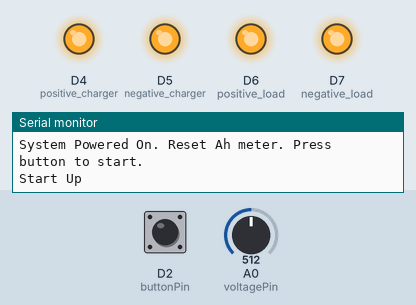
The sketch below on a simulated Arduino Uno R4 Minima. On the bench: output pins drawn as LEDs (lit = HIGH), the last lines printed to the serial monitor. The inputs (shaded band) are chosen by the test bench; at power-on: D2 (buttonPin) HIGH, A0 (voltagePin) = 512 (analog values on the 0–1023 scale).

Above: at 1.2 s.
1.3 s: D2 (buttonPin) pulled LOW for 3.2 s
At 5.9 s:
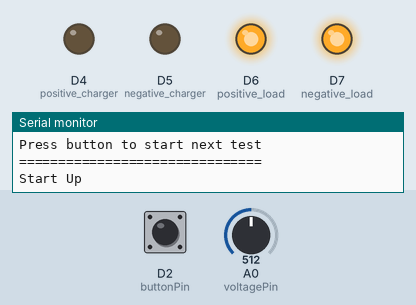
Timing chart, 0 to 7.4 s (numbered marks = the images above; inputs shaded):
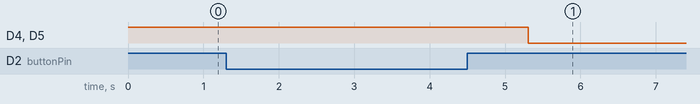

Measured:
- after the input at 1.3 s, D4 (positive_charger), D5 (negative_charger): HIGH → LOW after 4.0 s

The sketch:

battery_code.ino
```cpp
//LOAD DRAWS 25 AMPS FORM THE LOAD
/*| Arduino Pin | Connects To                            |
| ----------- | -------------------------------------- |
| Pin 2       | Button → Other side of button to GND   |
| Pin 4       | Relay IN1 (controls positive charger)  |
| Pin 5       | Relay IN2 (controls negative charger)  |
| Pin 6       | Relay IN3 (controls positive load)     |
| Pin 7       | Relay IN4 (controls negative load)     |
| A0          | Middle of voltage divider from battery |
*/

// Relay Control Pins
const int positive_charger = 4;
const int negative_charger = 5;
const int positive_load = 6;
const int negative_load = 7;
const int buttonPin = 2;
const int voltagePin = A0;

// Voltage Divider Resistor Values
const float R1 = 2157.0;  // 2.12k ohms (from battery + to A0)
const float R2 = 984.0;   // 0.977k ohms (from A0 to GND)

// Calculate voltage divider factor:
const float voltageDividerFactor = 3.358; //(R1 + R2) / R2; //=3.2

int raw = 0;
float dividedVoltage = 0.0;

// Voltage thresholds
const float chargedThreshold = 12.3;
const float lowVoltageThreshold = 9.5;

void setup() {
  Serial.begin(9600);               // Start serial for debugging
  analogReadResolution(10);
  pinMode(positive_charger, OUTPUT);
  pinMode(negative_charger, OUTPUT);
  pinMode(positive_load, OUTPUT);
  pinMode(negative_load, OUTPUT);

  pinMode(buttonPin, INPUT_PULLUP);  // Button with internal pull-up resistor

  allOff();                         // Turn off all relays at start

  Serial.println("System Powered On. Reset Ah meter. Press button to start.");

  // Wait until button is pressed (buttonPin LOW)
  // while (digitalRead(buttonPin) == HIGH) { // should be at the top of loop, shld start the loop !!!!!!!
  // analogReadResolution(10); //change to 10-bit resolution necessary for the uno r4 but not supported by the old uno
  // analogReference(AR_DEFAULT); //Set Analog Reference to 5V
}

void loop() {
  // wait for button to be pressed
  //turn charger off, load on
  //loop waiting for the battery to be discharged
  //after loop is done, turn load off charger on, print how long test took

  // Wait for button to be pressed
  Serial.print("Start Up");
  while (digitalRead(buttonPin) == HIGH) {
    delay(10);
  }

  Serial.println("Button pressed! Starting discharge test...");

  // Record start time
  unsigned long startTime = millis();

  // Turn charger off, load on
  powerLoad();
  Serial.println("Load activated, charger deactivated");

  // Loop waiting for the battery to be discharged
  Serial.println("Monitoring battery discharge...");
  while (true) {
    float voltage = readBatteryVoltage();
    Serial.print("Raw Measure: ");
    Serial.println(raw);
    Serial.print("Analog Measure: ");
    Serial.println(dividedVoltage);
    Serial.print("Current voltage: ");
    Serial.println(voltage);

    // Check if battery is discharged to threshold
    if (voltage <= lowVoltageThreshold) {
      Serial.println("Battery discharged to threshold!");
      break;
    }

    delay(1000); // Checks voltage every 1 second
  }

  // After loop is done, turn load off charger on, print how long test took
  unsigned long endTime = millis();
  unsigned long testDuration = endTime - startTime;

  allOff(); // Turn off load
  delay(1000);
  chargeBattery(); // Turn on charger

  Serial.println("DISCHARGE COMPLETE");
  Serial.print("Test duration: ");
  /*Serial.print(testDuration / 1000.0);
  Serial.println(" seconds");
  Serial.print("Test duration: ");
  Serial.print(testDuration / 60000.0); // Convert to minutes
  Serial.println(" minutes");*/
  Serial.print (testDuration / (60*1000));
  Serial.print(" minutes, ");
  Serial.print((testDuration % (60*1000))/1000);
  Serial.println(" seconds.");
  Serial.println("Battery is now charging...");
  Serial.println("Press button to start next test");
  Serial.println("===============================");
}

void chatgptloop() {
  float voltage = readBatteryVoltage();
  Serial.print("Battery Voltage: ");
  Serial.println(voltage);

  if (voltage > chargedThreshold) {
    Serial.println("Battery charged. Powering load...");
    powerLoad();

    delay(2000);  // Let voltage settle after turning on load

    voltage = readBatteryVoltage();
    Serial.print("Voltage under load: ");
    Serial.println(voltage);

    if (voltage < lowVoltageThreshold) { // new loop: keeps going on until the voltage is below the min voltage
      shutdownAll("Voltage dropped too low under load");
      return;
    }

    Serial.println("Entering 'wait and see' mode...");
    delay(3000);  // Wait and observe voltage

    voltage = readBatteryVoltage();
    Serial.print("Observed voltage: ");
    Serial.println(voltage);

    if (voltage < lowVoltageThreshold) {
      shutdownAll("Voltage too low after wait");
      return;
    }

    Serial.println("Battery holding up. Ending cycle safely.");
    shutdownAll("Ending cycle.");
    return;

  } else {
    Serial.println("Battery not charged enough. Waiting and charging.");
    allOff();
  }
}

void allOff() {
  digitalWrite(positive_charger, HIGH);
  digitalWrite(negative_charger, HIGH);
  digitalWrite(positive_load, HIGH);
  digitalWrite(negative_load, HIGH);
}

void powerLoad() {
  digitalWrite(positive_charger, HIGH);
  digitalWrite(negative_charger, HIGH);
  digitalWrite(positive_load, LOW);
  digitalWrite(negative_load, LOW);
}

void chargeBattery() {
  digitalWrite(negative_load, HIGH);
  digitalWrite(positive_load, HIGH);
  digitalWrite(positive_charger, LOW);
  digitalWrite(negative_charger, LOW);
}

void shutdownAll(const char* reason) {
  Serial.println(reason);
  allOff();
  delay(30000);  // Wait 30 seconds before charging
  chargeBattery();
  Serial.println("Charging battery now..."); //FIX -
}

float readBatteryVoltage() {
  raw = analogRead(voltagePin); //10 bit binary number 0=0volts, 1023= 5volts
  dividedVoltage = raw * (5.0 / 1023.0) * 0.945; //converts that into 0.0 = 0volts and 5.0 =5volts calibration added to the adc to calibrate this
  return dividedVoltage * voltageDividerFactor;
}
```
